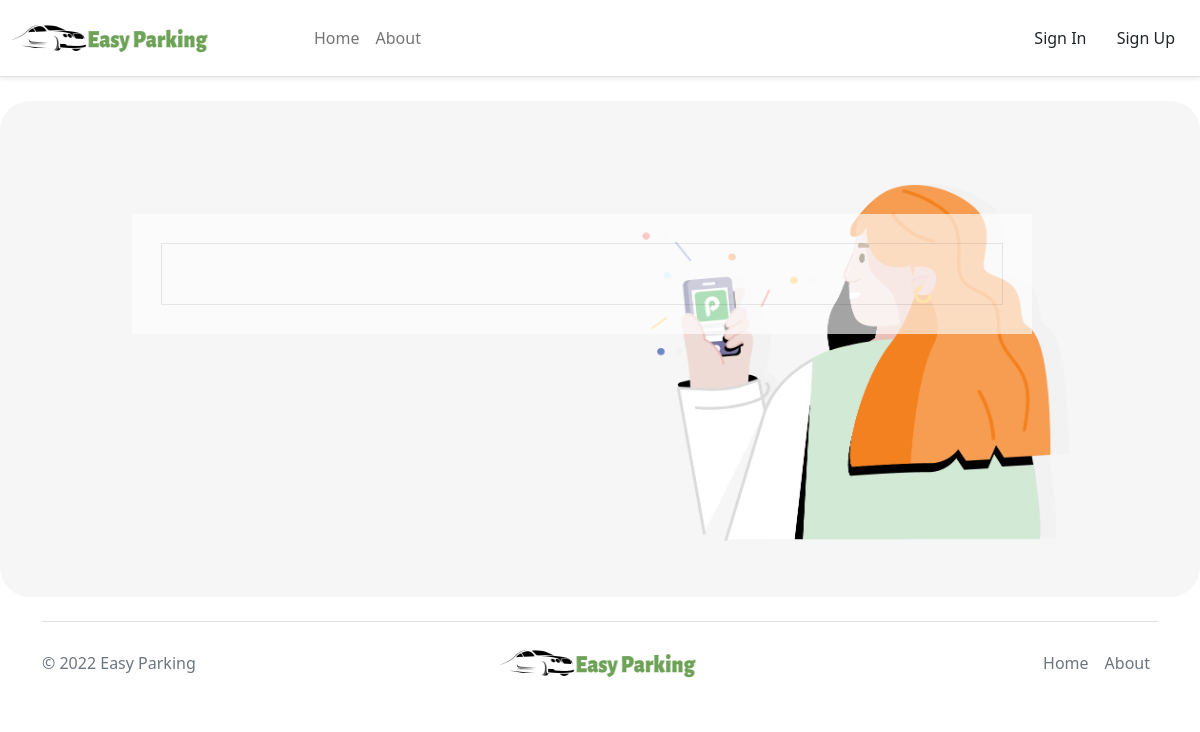
/success/20/, run on an earlier commit of the app's database.
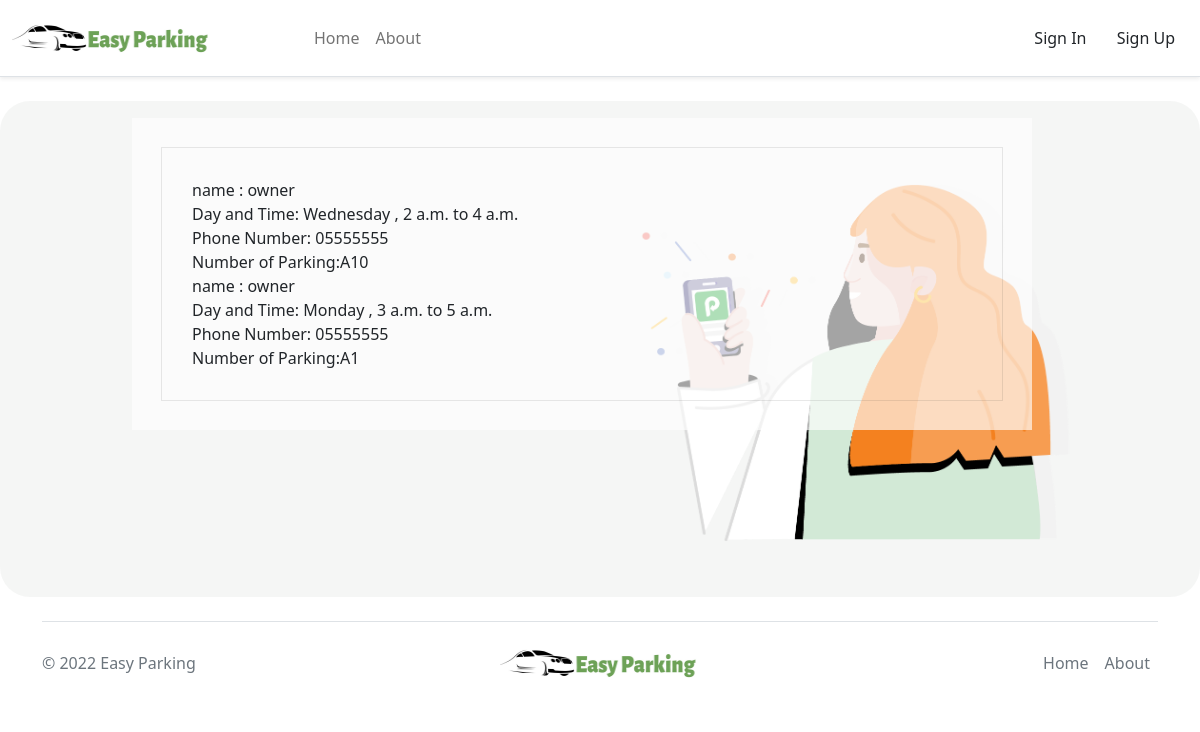
And on a later commit of the database.
### Home/models.py (models this page shows)
class User_Reservation(models.Model):
    user = models.ForeignKey(User, on_delete=models.CASCADE)
    parking_reserve = models.CharField(max_length=64 , null=True)
    hours = models.CharField(max_length=64  , null=True)
    day = models.CharField(max_length=64 , null=True)
    start_time = models.TimeField( null=True)
    end_time = models.TimeField( null=True)

### users/models.py (models this page shows)
class Profile(models.Model):
    user = models.OneToOneField(User, on_delete=models.CASCADE, primary_key=True)
    phone_number = PhoneField(null=False, blank=False, unique=True)
    is_owner = models.BooleanField(default=False)

### users/views.py (the view)
# urls.py: path("success/<reserve_id>/" , views.success_resservation , name="success_resservation"),
def success_resservation(request : HttpRequest, reserve_id :int):
    user2_reserve = User_Reservation.objects.all()
    return render(request , "user/success_reservation.html"  , {"success1":user2_reserve})

### users/templates/user/success_reservation.html (shortened to what this page needs)
{% extends 'Base/Home.html' %}
{% load static %}
{% block content %}
<section id="about-section" class="pt-5 pb-5">
	<div class="img">
<img src="{% static 'image/pic13.png' %}" width="440" height="400"  alt="" ></div>
<div class="container ">
	<div class="red">
	<div class="row">
		<div class="col-lg-6 align-items-center justify-content-left d-flex mb-5 mb-lg-0">
			<div class="blockabout">
				<div class="blockabout-inner text-center text-sm-start">
					<div id="formContent" >
                        {% for reserve in success1 %}
                        <div class="col">
                            name : {{reserve.user.first_name}} <br>
                            Day and Time: {{reserve.day}} , {{reserve.start_time}} to {{reserve.end_time}}<br>
                            Phone Number: {{reserve.user.profile.phone_number}}<br>
                            Number of Parking:{{reserve.parking_reserve}}<br>
                        </div>
					{% endfor %}
				</div>
			</div>
		</div>
	</div>
</div>
</section>
  </body>
{% endblock %}

What changed in the data, as far as the page shows it:
added User_Reservation: user.first_name "owner", day "Wednesday", start_time "2 a.m.", end_time "4 a.m.", user.profile.phone_number "05555555", parking_reserve "A10"
added User_Reservation: user.first_name "owner", day "Monday", start_time "3 a.m.", end_time "5 a.m.", user.profile.phone_number "05555555", parking_reserve "A1"
